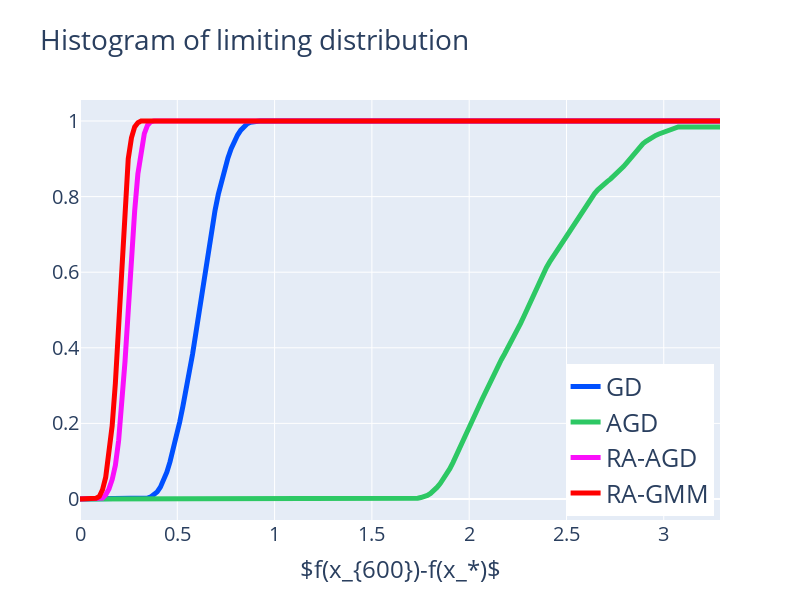

Notebook source saved alongside this figure:
### Markdown cell above
Lastly, we plotted the cumulative distribution functions of the empirical distributions of the last iterates generated by the algorithms.

### Code cell
#@title The histogram plots
# The distribution of standard SGD
stgd_dist=stgd_data.values[-1]

# The distribution of standard AGD
stagd_dist=stagd_data.values[-1]

# The distribution of risk-averse GMM
ragmm_dist=ragmm_data.values[-1]

# The distribution of risk-averse AGD
raagd_dist=raagd_data.values[-1]

# Find the maximum value
bound_max=max(stgd_dist.max(),stagd_dist.max(),ragmm_dist.max(),
             raagd_dist.max())

# The function to create the histogram
def create_hist(dist, bound_max):
    axis=np.linspace(0,bound_max,200)
    hist=[]
    for a in axis:
        hist+=[np.count_nonzero(dist<=a)]
    return hist/np.max(hist)

# Boundary smoothing
def smoothTriangle(data, degree):
    triangle=np.concatenate((np.arange(degree + 1), np.arange(degree)[::-1])) # up then down
    smoothed=[data[0]]
    for i in range(degree+1, len(data) - degree * 2):
        point=data[i:i + len(triangle)] * triangle
        smoothed.append(np.sum(point)/np.sum(triangle))
    # Handle boundaries
    smoothed=[smoothed[0]]*int(degree + degree/2) + smoothed
    while len(smoothed) < len(data):
        smoothed.append(smoothed[-1])
    smoothed.append(data[-1])
    return smoothed

axis=np.linspace(0,1.05*bound_max,200)

## Histograms
dist_fig=go.Figure()
dist_fig.add_trace(go.Scatter(x=axis,y=smoothTriangle(create_hist(stgd_dist,1.05*bound_max),7),
                              line=dict(color="rgba(0, 80, 255, 1)",width=5),
                              name="GD"))
dist_fig.add_trace(go.Scatter(x=axis,y=smoothTriangle(create_hist(stagd_dist,1.05*bound_max),9), 
                              name="AGD",
                              line=dict(color="rgba(45, 200, 100, 1)",width=5)))
dist_fig.add_trace(go.Scatter(x=axis,y=smoothTriangle(create_hist(raagd_dist,1.05*bound_max),3), 
                              name="RA-AGD",
                              line=dict(color="rgba(250, 15, 250, 1)", width=5)))
dist_fig.add_trace(go.Scatter(x=axis,y=smoothTriangle(create_hist(ragmm_dist,1.05*bound_max),3), 
                              name="RA-GMM",
                              line=dict(color="rgba(255, 0, 0, 1)",width=5)))
dist_fig.update_layout(width=800,height=600,
                       legend=dict(orientation="v",
                                   xanchor="right",
                                   x=0.99,
                                   yanchor="bottom",
                                   y=0.01),
                       legend_font_size=25,
                       title="Histogram of limiting distribution",
                       xaxis_title=r"$f(x_{600})-f(x_*)$",
                       font=dict(size=20)
                       )

dist_fig.show()

### Figure 1 — Plotly figure (JSON) as saved in the notebook; plotly's stock layout.template omitted (floating-point values rounded to 4 significant figures; data arrays with more than 128 entries replaced by an {"elided": "..."} marker saying what was removed)
{"data": [{"line": {"color": "rgba(0, 80, 255, 1)", "width": 5}, "name": "GD", "type": "scatter", "x": {"elided": "200 float values"}, "y": {"elided": "201 float values"}}, {"line": {"color": "rgba(45, 200, 100, 1)", "width": 5}, "name": "AGD", "type": "scatter", "x": {"elided": "200 float values"}, "y": {"elided": "201 float values"}}, {"line": {"color": "rgba(250, 15, 250, 1)", "width": 5}, "name": "RA-AGD", "type": "scatter", "x": {"elided": "200 float values"}, "y": {"elided": "201 float values"}}, {"line": {"color": "rgba(255, 0, 0, 1)", "width": 5}, "name": "RA-GMM", "type": "scatter", "x": {"elided": "200 float values"}, "y": {"elided": "201 float values"}}], "layout": {"font": {"size": 20}, "height": 600, "legend": {"font": {"size": 25}, "orientation": "v", "x": 0.99, "xanchor": "right", "y": 0.01, "yanchor": "bottom"}, "title": {"text": "Histogram of limiting distribution"}, "width": 800, "xaxis": {"title": {"text": "$f(x_{600})-f(x_*)$"}}}}
